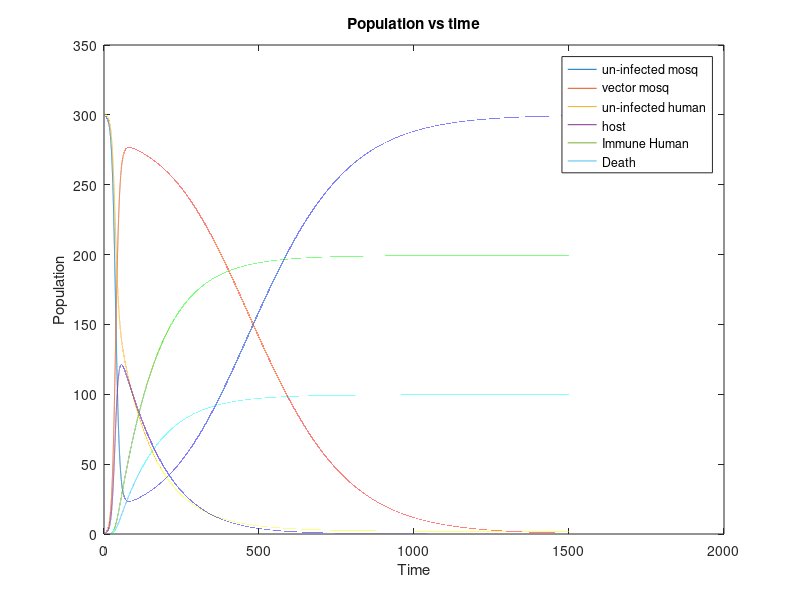

This figure's MATLAB source:
clear;
%close all;
time=1500;
step_size=0.01;


A_array=zeros(1,time/step_size);
B_array=zeros(1,time/step_size);
C_array=zeros(1,time/step_size);
D_array=zeros(1,time/step_size);
E_array=zeros(1,time/step_size);
F_array=zeros(1,time/step_size);
G_array=zeros(1,time/step_size);
H_array=zeros(1,time/step_size);
I_array=zeros(1,time/step_size);
j=1;
rt=zeros(1,time/step_size);



un_human=300;
ho_human=1;
im_human=0;
dead_human=0;

vector=0;
un_mosq=300;

prob_bit=0.3;
prob_vector=0;
prob_bite_human=0.3;
prob_host=0;
reco_rate=0.3;
death_rate=0.005;
immune_rate=0.01;

birth_rate=0.01;
death_mosq_rate=0.01;
total=0;
for i=0:step_size:time
    prob_vector=vector/(vector+un_mosq);
    prob_bit=(vector+un_mosq)*prob_bite_human/(un_human+ho_human+im_human);
    
    %if(mod(i,fum_time)==0)
     %   death_mosq_rate=0.05;
    %end
    %if(mod(i,fum_time)==30)
     %   death_mosq_rate=0.01;
    %end
    
    
    prob_host=ho_human/(ho_human+im_human+un_human);
    t1=(reco_rate*ho_human)*step_size;
    t2=(prob_bit)*(prob_vector)*un_human*step_size;
    t3=(immune_rate*ho_human)*step_size;
    t4=(death_rate*ho_human)*step_size;
    

    t5=(vector+un_mosq)*birth_rate*step_size;
    t6=vector*death_mosq_rate*step_size;
    t7=un_mosq*death_mosq_rate*step_size;
    t8=un_mosq*prob_bite_human*prob_host*step_size;
    
    total=total+t2;
    
    
    un_mosq=un_mosq+t5-t7-t8;
    vector=vector-t6+t8;
    
    un_human=un_human+t1-t2;
    ho_human=ho_human+t2-t3-t4-t1;
    im_human=im_human+t3;
    dead_human=dead_human+t4;
    
    A_array(1,j)=un_mosq;
    B_array(1,j)=vector;
    C_array(1,j)=un_human;
    D_array(1,j)=ho_human;
    E_array(1,j)=im_human;
    F_array(1,j)=dead_human;
    rt(1,j)=i;
      j=j+1;
 
end


plot(rt,A_array);
hold on;
plot(rt,B_array);
legend()
grid;
xlabel('Time');
ylabel('Population');
plot(rt,C_array);
hold on
plot(rt,D_array);
plot(rt,E_array);
plot(rt,F_array);
grid;

xlabel('Time');
ylabel('Population');
title('Population vs time');
legend('un-infected mosq','vector mosq','un-infected human', 'host','Immune Human','Death');